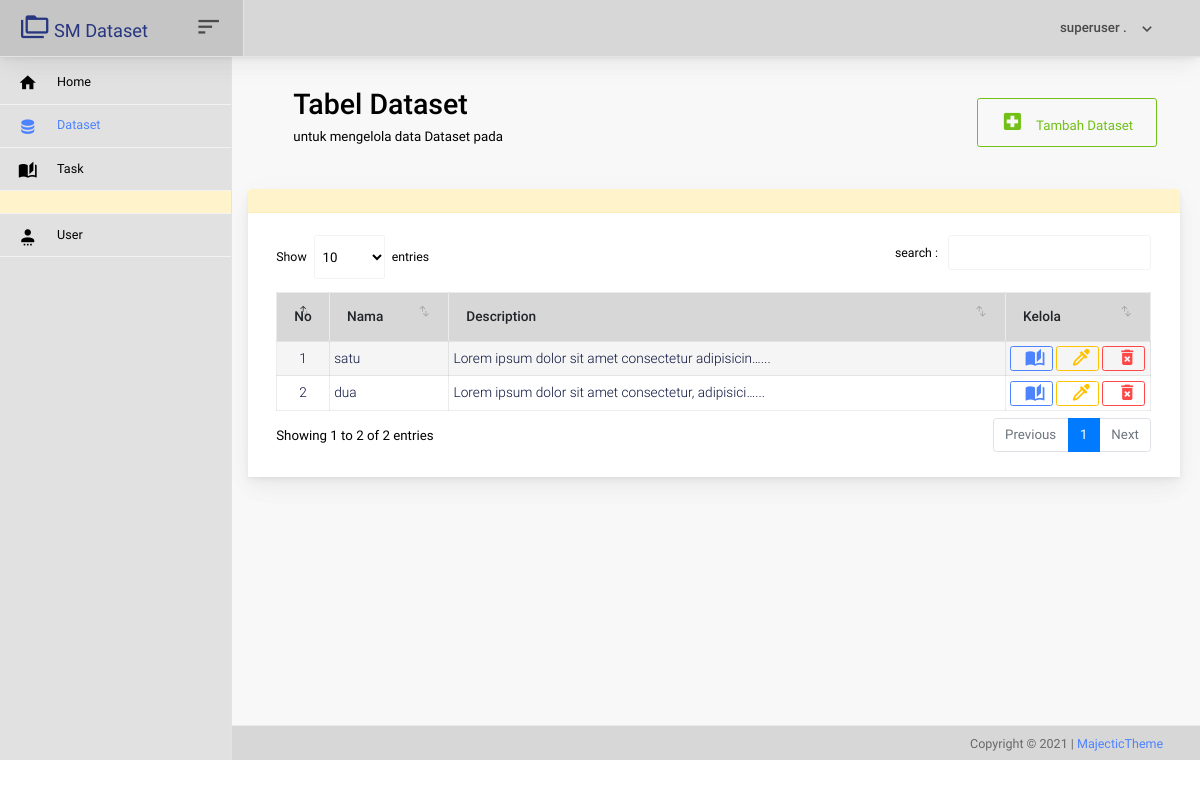
Page /app-dataset/dataset/ (signed in) on the committed database.
### app_middleware/models.py (models this page shows)
class User(AbstractUser):
  pass

### app_dataset/models/dataset.py (models this page shows, shortened)
class Dataset(models.Model):
    name = models.CharField(max_length=255,default='')
    slugName = models.SlugField(blank=True, editable=False)
    description = models.TextField(default='')
    fileDataset = models.FileField(upload_to='dataset/zip', validators=[validate_file_dataset], null=True)
    def __str__(self):
        return "[{}] Dataset {}".format(self.id,self.name)

### app_dataset/views/dataset.py (the view)
# urls.py: path('dataset/', views.DatasetListView.as_view(), name='dataset-index'),
@method_decorator(login_required, name='dispatch')
class DatasetListView(ListView):
    model = models.Dataset
    ordering = ['id']
    template_name = "app_dataset/dataset/index.html"
    context_object_name = 'datasets'
    extra_context = EC_dataset_listView
    def get_context_data(self, *args, **kwargs):
        kwargs.update(self.extra_context)
        context = super(DatasetListView, self).get_context_data(*args, **kwargs)
        return context

### app_dataset/templates/app_dataset/dataset/index.html (shortened to what this page needs)
{% extends 'templates.html' %}
{% load static %}
{% block content %}
    <div class=" mr-3">
        <div class="row">
          <div class="col-md-12 grid-margin">
            <div class="d-flex justify-content-between flex-wrap">
              <div class="d-flex justify-content-between align-items-end flex-wrap">
                  <div class="ml-4 ml-xl-5 mt-3">
                    <h2>{{page_judul}}</h2>
                    <p class="mb-md-0">{{page_deskripsi}}  pada {{matkul.nama}}</p>
                  </div>
              </div>
              <div class="d-flex align-items-end flex-wrap">
                <div class="mr-4 mr-xl-4 ml-4 pt-3">
                    <a class="btn btn-outline-success btn-icon-text" href="{% url 'ad:dataset-create' %}">
                      <i class='mdi mdi-hospital btn-icon-prepend'></i> Tambah {{page_role}}
                    </a>
                </div>
              </div>
            </div>
          </div>
        </div>
      <br>
              <div class="card">
                <div class="card-header alert-warning" >
                </div>
                <div class="card-body">
                  <div class="table-responsive">
                    <table id="dataTable" class="table table-hover">
                      <thead>
                        <tr>
                            <th width="5%">No</th>
                            <th >Nama </th>
                            <th >Description</th>
                            <th width="13%">Kelola</th>
                        </tr>
                      </thead>
                      <tbody>
                            {% for dataset in datasets %}
                              <tr>
                                <td class='text-center'>{{forloop.counter}} </td>
                                <td> {{dataset.name}} </td>
                                <td> {{dataset.description|truncatechars:50}}... </td>
                                <td>
                                    <a class="btn btn-outline-primary btn-fw" href="{% url 'ad:dataset-detail' dataset.id %}" title='detail {{dataset}} '><i class="mdi mdi-book-open-page-variant"></i></a>
                                    <a class="btn btn-outline-warning btn-fw" href="{% url 'ad:dataset-update' dataset.id %}" title='edit {{dataset}}'><i class="mdi mdi-eyedropper"></i></a>
                                    <a id="delete-data" class="btn btn-outline-danger btn-fw" href="{% url 'ad:dataset-delete' dataset.id %}" title='hapus {{dataset}}'><i class="mdi mdi-delete-forever"></i></a>
                                </td>
                              </tr>
                            {% endfor %}
                      </tbody>
                    </table>
                  </div>
                </div>
              </div>
    </div>
{% endblock content %}

### templates/partials/_navbar.html (shortened to what this page needs)
{% load static %}
    <nav class="navbar col-lg-12 col-12 p-0 fixed-top d-flex flex-row">
            <div class="navbar-brand-wrapper d-flex justify-content-center">
        <div class="navbar-brand-inner-wrapper d-flex justify-content-between align-items-center w-100">
          <a class="navbar-brand brand-logo" href="{% url 'index' %}">
            <i class=" mdi mdi-folder-multiple-outline"></i>
            <small>SM Dataset</small>
          </a>
          <button class="navbar-toggler navbar-toggler align-self-center" type="button" data-toggle="minimize">
            <span class="mdi mdi-sort-variant"></span>
          </button>
        </div>
      </div>
      <div class="navbar-menu-wrapper d-flex align-items-center justify-content-end">
        <ul class="navbar-nav navbar-nav-right">
           <li class="nav-item nav-profile dropdown">
            <a class="nav-link dropdown-toggle" href="#" data-toggle="dropdown" id="profileDropdown">
              <span class="nav-profile-name">
                {% if user.is_authenticated %}
                   {{user.first_name}} {{user.last_name}}
                {% else %}
                  Nama User
                {% endif %}
              </span>
            </a>
          </li>
        </ul>
      </div>
    </nav>

### static/css/style.css (style rules this page uses)
body { zoom: 0.95; }
.mdi { zoom: 1.2; }
.navbar .navbar-brand-wrapper { background: #c5c5c5 !important; }
.navbar .navbar-menu-wrapper { background: #d8d7d7 !important; }
.navbar { box-shadow: 0 0.46875rem 2.1875rem rgba(4, 9, 20, 0.03), 0 0.9375rem 1.40625rem rgba(4, 9, 20, 0.03), 0 0.25rem 0.53125rem rgba(4, 9, 20, 0.05), 0 0.125rem 0.1875rem rgba(4, 9, 20, 0.03); }
table tbody tr td a, table tbody tr td button { width: 50px; text-align: center }
.table td { padding: 5px !important; font-size: 16px !important; }
.table th { padding: 20px !important; }
.table thead { background: #d8d7d7; }
.card { margin-top: -5px; padding-top: -5px }
.card .card-body { border-block-end-style: inherit !important; border-block-start-style: inherit !important; border-block-start-width: inherit !important; border-block-end-width: inherit !important; border-block-start-color: grey !important; border-block-end-color: grey !important; }
.card { box-shadow: 0 0.46875rem 2.1875rem rgba(4, 9, 20, 0.03), 0 0.9375rem 1.40625rem rgba(4, 9, 20, 0.03), 0 0.25rem 0.53125rem rgba(4, 9, 20, 0.05), 0 0.125rem 0.1875rem rgba(4, 9, 20, 0.03); border-width: 0; transition: all .2s; }
.table { zoom: 0.9; }

### rows in the picture
User: first_name "superuser", last_name "."
Dataset: name "satu", description "Lorem ipsum dolor sit amet consectetur adipisicin…"
Dataset: name "dua", description "Lorem ipsum dolor sit amet consectetur, adipisici…"

### other values in the picture
{{ page_judul }} "Tabel Dataset"
{{ page_deskripsi }} "untuk mengelola data Dataset"
{{ page_role }} "Dataset"
